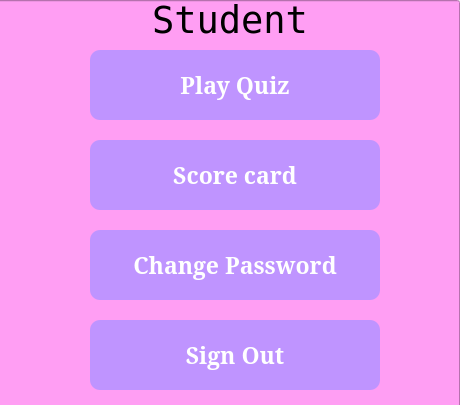
<?xml version="1.0" encoding="UTF-8"?>
<ui version="4.0">
 <class>Dialog</class>
 <widget class="QDialog" name="Dialog">
  <property name="geometry">
   <rect>
    <x>0</x>
    <y>0</y>
    <width>460</width>
    <height>405</height>
   </rect>
  </property>
  <property name="windowTitle">
   <string>Choice page</string>
  </property>
  <widget class="QLineEdit" name="lineEdit">
   <property name="geometry">
    <rect>
     <x>-10</x>
     <y>0</y>
     <width>470</width>
     <height>421</height>
    </rect>
   </property>
   <property name="styleSheet">
    <string notr="true">background-color: rgb(255, 158, 243);</string>
   </property>
   <property name="readOnly">
    <bool>true</bool>
   </property>
  </widget>
  <widget class="QLabel" name="label">
   <property name="geometry">
    <rect>
     <x>120</x>
     <y>-20</y>
     <width>220</width>
     <height>80</height>
    </rect>
   </property>
   <property name="font">
    <font>
     <family>NSimSun</family>
     <pointsize>28</pointsize>
    </font>
   </property>
   <property name="text">
    <string>Student</string>
   </property>
   <property name="alignment">
    <set>Qt::AlignCenter</set>
   </property>
  </widget>
  <widget class="QPushButton" name="btn1">
   <property name="geometry">
    <rect>
     <x>90</x>
     <y>50</y>
     <width>290</width>
     <height>70</height>
    </rect>
   </property>
   <property name="font">
    <font>
     <family>MS Serif</family>
     <pointsize>17</pointsize>
     <weight>75</weight>
     <bold>true</bold>
    </font>
   </property>
   <property name="styleSheet">
    <string notr="true">QPushButton{
background-color: rgb(191, 148, 255);
border-radius:10px;
	color: rgb(255, 255, 255);
}</string>
   </property>
   <property name="text">
    <string>Play Quiz</string>
   </property>
  </widget>
  <widget class="QPushButton" name="btn2">
   <property name="geometry">
    <rect>
     <x>90</x>
     <y>140</y>
     <width>290</width>
     <height>70</height>
    </rect>
   </property>
   <property name="font">
    <font>
     <family>MS Serif</family>
     <pointsize>17</pointsize>
     <weight>75</weight>
     <bold>true</bold>
    </font>
   </property>
   <property name="styleSheet">
    <string notr="true">QPushButton{
background-color: rgb(191, 148, 255);
border-radius:10px;
	color: rgb(255, 255, 255);
}</string>
   </property>
   <property name="text">
    <string>Score card</string>
   </property>
  </widget>
  <widget class="QPushButton" name="btn3">
   <property name="geometry">
    <rect>
     <x>90</x>
     <y>230</y>
     <width>290</width>
     <height>70</height>
    </rect>
   </property>
   <property name="font">
    <font>
     <family>MS Serif</family>
     <pointsize>17</pointsize>
     <weight>75</weight>
     <bold>true</bold>
    </font>
   </property>
   <property name="styleSheet">
    <string notr="true">QPushButton{
background-color: rgb(191, 148, 255);
border-radius:10px;
	color: rgb(255, 255, 255);
}</string>
   </property>
   <property name="text">
    <string>Change Password</string>
   </property>
  </widget>
  <widget class="QPushButton" name="btn4">
   <property name="geometry">
    <rect>
     <x>90</x>
     <y>320</y>
     <width>290</width>
     <height>70</height>
    </rect>
   </property>
   <property name="font">
    <font>
     <family>MS Serif</family>
     <pointsize>17</pointsize>
     <weight>75</weight>
     <bold>true</bold>
    </font>
   </property>
   <property name="styleSheet">
    <string notr="true">QPushButton{
background-color: rgb(191, 148, 255);
border-radius:10px;
	color: rgb(255, 255, 255);
}</string>
   </property>
   <property name="text">
    <string>Sign Out</string>
   </property>
  </widget>
 </widget>
 <resources>
  <include location="../../res.qrc"/>
 </resources>
 <connections/>
</ui>
